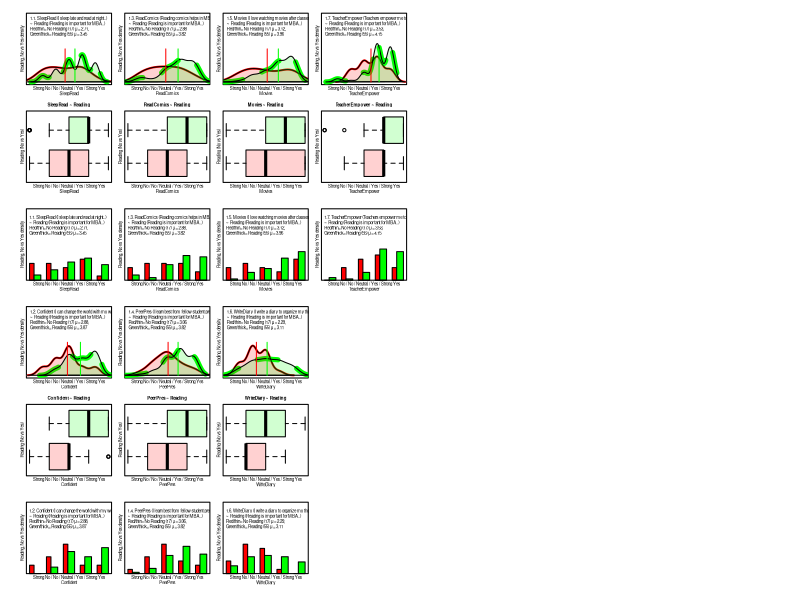
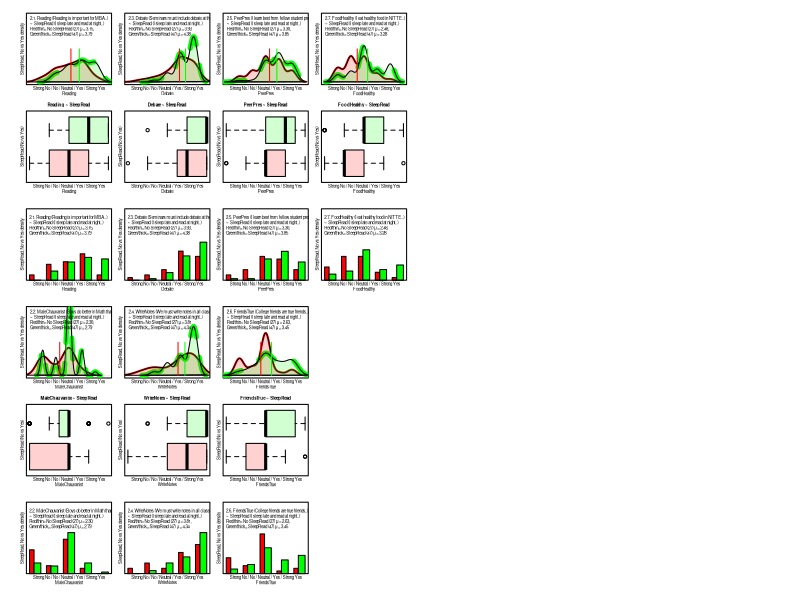
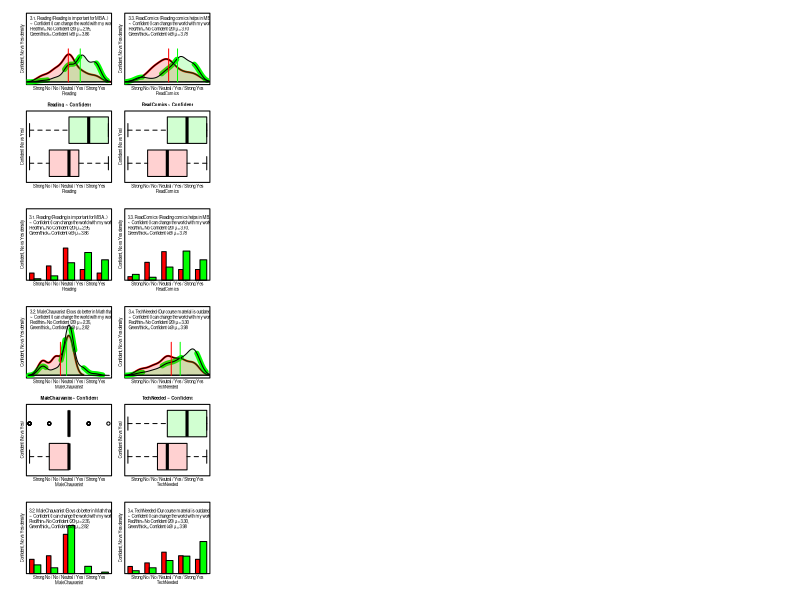
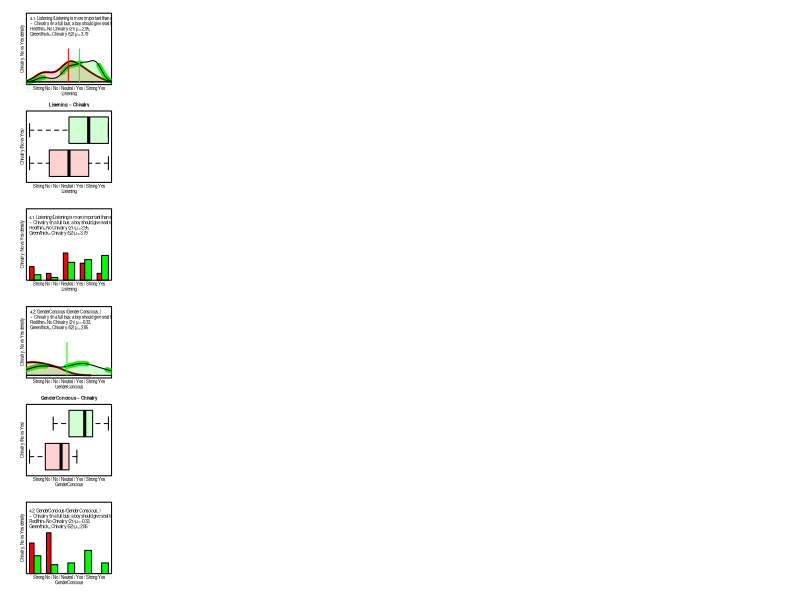
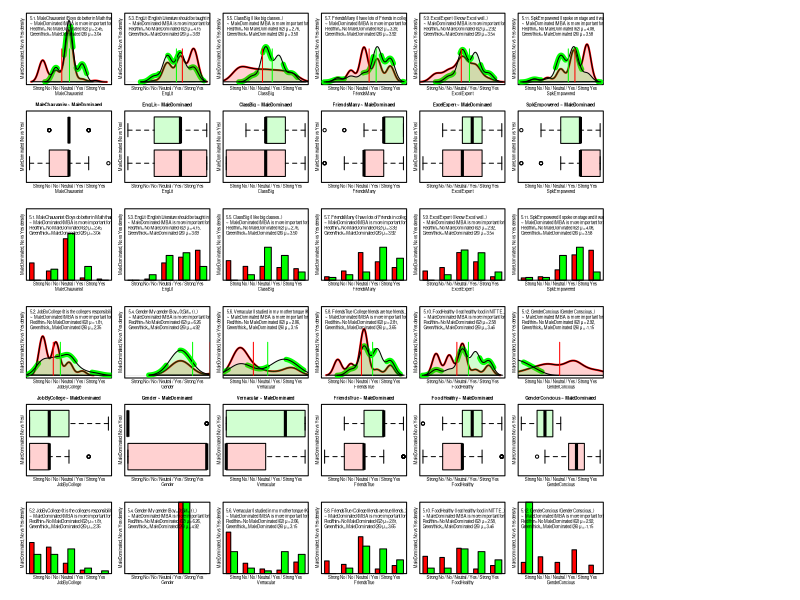
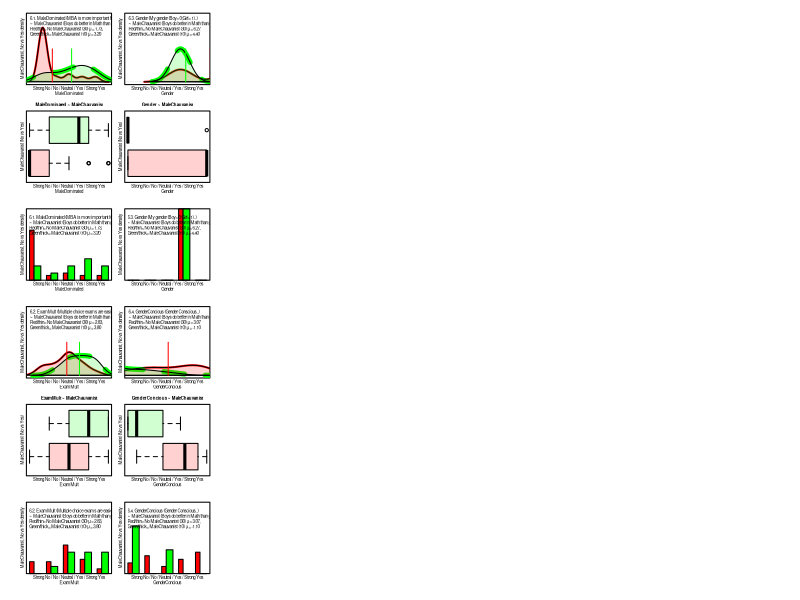
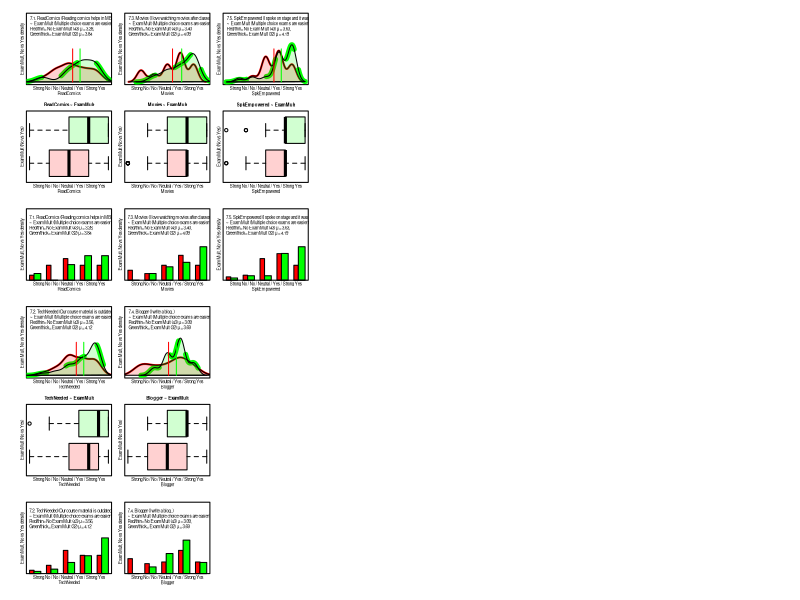
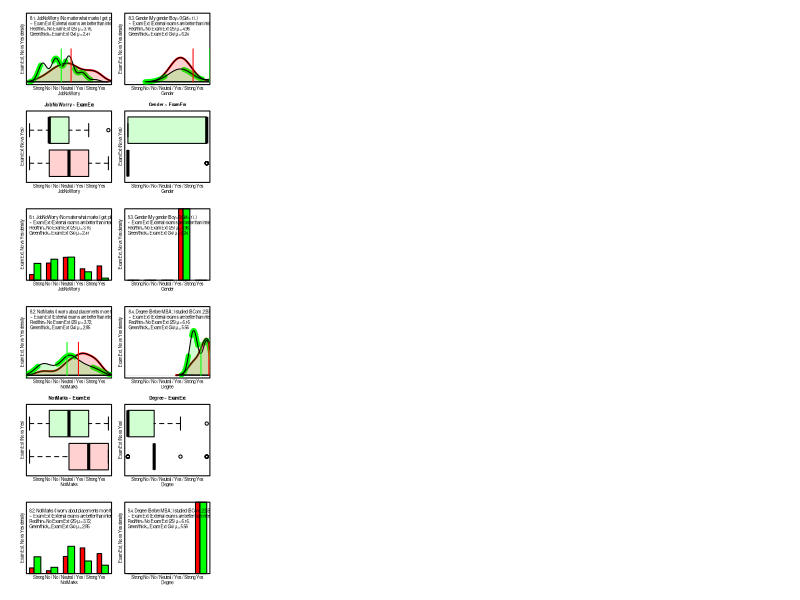

Here is the R script that generated these plots, in order: (Note: this script raises an error after producing the figures.)
# Title: Process MBA survey data.
# GPL(C) moshahmed_at_gmail
# 1. Setup
library(psy)
library(psych)
library(GPArotation)
library(nFactors)
library(corrplot)
options(digits=3) # Easy to read precision. 

# 2. Read the survey data into R.
# ignore xData columns
setwd(dirname(sys.frame(1)$ofile)) 
survey <- read.csv("data/m42.csv", comment.char='#') # stringsAsFactors=F
survey <- survey[,-grep("^[xX]", names(survey))]
survey[is.na(survey)]<-3
# survey$Gender <- as.numeric(survey$Gender)-1
# Reread the strings columns, and map it manually.
survey2 <- read.csv("data/m42.csv", comment.char='#', stringsAsFactors=F)
  #
  survey$Gender <- survey2$Gender
  survey$Gender[survey2$Gender == "Girl"] <-  5
  survey$Gender[survey2$Gender == "Boy"]  <-  1
  survey$Gender <- as.numeric(survey$Gender)
  #
  survey$Degree <- survey2$Degree
  survey$Degree[survey2$Degree == "BCom"] <- 2 
  survey$Degree[survey2$Degree == "BBM"] <- 3 
  survey$Degree[survey2$Degree == "BSc"] <- 4 
  survey$Degree[survey2$Degree == "Engg"] <- 5 
  survey$Degree <- as.numeric(survey$Degree)
  # 
  survey$PostMBA <- survey2$PostMBA
  survey$PostMBA[survey2$PostMBA == "Good Job"]  <- 3
  survey$PostMBA[survey2$PostMBA == "Start my business"]  <- 5
  survey$PostMBA[survey2$PostMBA == "Pass MBA"]  <- 0
  survey$PostMBA <- as.numeric(survey$PostMBA)
  # Computed columns
  survey$GenderConcious <- survey$Chivalry - survey$MaleDominated - survey$MaleChauvanist

titles <- read.csv("data/n42title.csv")

# ReScale likert columns [1,2,3,4,5] + shifted to [-2,-1,0,1,2]
shifted <- -3.
likertcolumns <- setdiff( names(survey),
  grep("^Gender|^Degree|^PostMBA", names(survey), value=TRUE))
for (cn2 in likertcolumns) {
  survey[cn2] <- (survey[cn2] +shifted)
}

# Output
outdir <- "./"
# outdir <- 'c:/tmp/'
# outdir <- 'out/survey42/'
opcount <- 0

# Process opinion differences on Question
Opinions <- function(Question,setNo,setYes,outdir="") {
  dlong <- paste(titles$Long[match(Question,titles$Short)])
  opcount <<- opcount + 1
  print(sprintf("%d. Processing Opinions: %s No=%d Yes=%d",
    opcount, cn2, nrow(setNo), nrow(setYes)))
  printcount <- 0
  if (outdir != "") {
    imgfile<-paste(outdir,Question,'.jpg',sep='')
    txtfile<-paste(outdir,Question,".txt",sep="")
    jpeg(imgfile, width=8, height=5, units='in', res=600)
    sink(txtfile,append=FALSE,split=FALSE)
  }
  par(mfcol=c(6,8), oma=c(1,1,0,0), mar=c(1,1,1,0), tcl=-0.1, mgp=c(0,0,0))
  for (cn in names(survey)){
    # print(sprintf("subProcessing: %s with %s\n",cn2, cn))
    if (cn==Question) next
    # Run the t-test
    tv <- t.test(setNo[cn], setYes[cn], var.equal=T)
    if (tv$p.value >= .05) next
    printcount <- printcount+1
    # Data
    meanNo <- mean(setNo[,cn])
    meanYes <- mean(setYes[,cn])
    perNo <- prop.table(table(factor(setNo[,cn],levels=-2:2)))
    perYes <- prop.table(table(factor(setYes[,cn],levels=-2:2)))
    # Labels
    clong <- paste(titles$Long[match(cn,titles$Short)])
    clong2 <- substr(clong, start=0, stop=50)
    dlong2 <- substr(dlong, start=0, stop=50)
    fmtLegend <- paste(
      "%d.%d. %s (%s..)\n",
      "~ %s (%s..)\n",
      "Red/thin=No %s (%d) %s=%3.2f,\n",
      "Green/thick=%s (%d) %s=%3.2f",
      sep="")
    unicode_mu <- "\u03BC"
    fmtLegend2 <- sprintf(fmtLegend,
        opcount,printcount,
        cn,clong2,
        Question, dlong2,
        Question, nrow(setNo),  unicode_mu, meanNo-shifted,
        Question, nrow(setYes), unicode_mu, meanYes-shifted)
    # ==================================================
    # 1. Plot setYes and setNo
    likerts5 <- sprintf("Strong No / No / Neutral / Yes / Strong Yes\n%s", cn)
    ylab2 <- sprintf("%s, No vs Yes density", cn2)
    plot(density(na.omit(setNo[,cn])), col="red", main="", 
      # panel.first=grid(),
      xlab=likerts5,
      cex.lab=0.4,
      ylab=ylab2,
      xlim=c(-3,3), ylim=c(0,1), xaxt="n", yaxt="n",lwd=2)
    lines(density(na.omit(setYes[,cn])),col="green",lwd=5,lty=8)
    # Shade the polygons also.
    redTrans <- rgb(1,.1,.1,0.2)
    greenTrans <- rgb(.1,1,.1,0.2)
    polygon(density(na.omit(setNo[,cn])), density=-1, col=redTrans)
    polygon(density(na.omit(setYes[,cn])), density=-1, col=greenTrans)
    # More lines.
    lines( x=c(meanNo,meanNo), y=c(0,.5), col="red")
    lines( x=c(meanYes,meanYes), y=c(0,.5), col="green")
    legend("topleft",fmtLegend2, bty="n", cex=.4, inset=c(-0.05,-.1))
    # ==================================================
    # 2. Box plot
    boxplot(setNo[,cn],setYes[,cn], names=c("Males","Females"), 
      col=(c(redTrans,greenTrans)),
      xaxt="n", xlab=likerts5, cex.lab=0.4,
      yaxt="n", ylab=sprintf("%s (No vs Yes)", cn2, cn2),
      horizontal=T,
      cex.main=0.4,
      main=sprintf("%s ~ %s", cn, cn2)
      )
    # ==================================================
    # 3. Bar plot
    barplot(rbind(perNo,perYes),beside=T,
      col=c("red","green"), # density=c(60,90),
      # panel.first=grid(),
      main="",
      xaxt="n", xlab=likerts5, cex.lab=0.4,
      ylab=ylab2,
      width=c(4,6),
      ylim=c(0,1), yaxt="n",lwd=2
      ) 
    legend("bottomleft", fmtLegend2, bty="n",cex=.4,inset=c(-.06,.7))
    box()
    cat(sprintf("%d Different %s pvalue=%f\n",
      printcount, cn, tv$p.value))
    print(tv$estimate)
  }
  if(outdir != "") {
    sink()
    #dev.copy(jpeg,imgfile)
    dev.off()
    print(sprintf("Wrote %s and %s", txtfile,imgfile))
  }
  flush.console()
}

for (cn2 in names(survey)) {
  setNo <- subset(survey, survey[cn2]<0)
  setYes <- subset(survey, survey[cn2]>0)
  if (nrow(setNo)<1) next
  if (nrow(setYes)<1) next
  Opinions(cn2,setNo,setYes,outdir)
  if(outdir==""){ break() }
}
